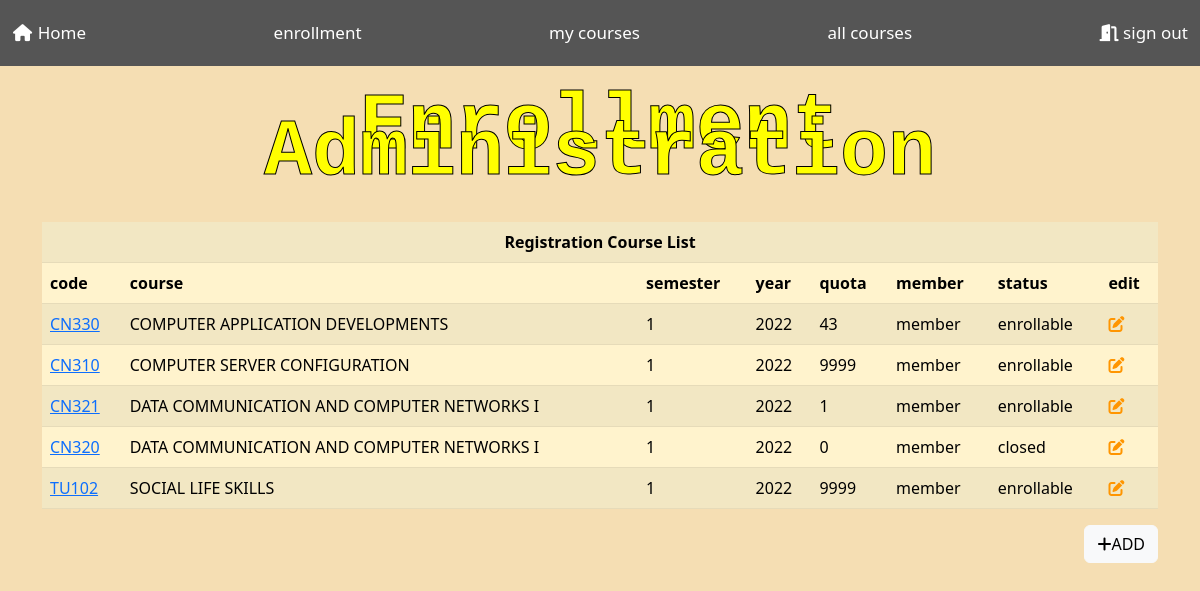
The app's page / (signed in) with its own data.
### subjects/models.py (models this page shows, shortened)
class Subject(models.Model):
    subjectCode = models.CharField(max_length=64)
    subjectName = models.CharField(max_length=64)
    semester = models.IntegerField()
    year = models.IntegerField()
    quota = models.IntegerField()
    status = models.BooleanField(default=True)
    detail = models.CharField(max_length=99999, default="")

### users/views.py (the view)
# urls.py: path('', views.index, name='index'),
def index(request):
    subjects = Subject.objects.all()
    if not request.user.is_authenticated:
        return loginView(request)
    if request.user.is_superuser:
        return render(request, 'users/admin.html', {
            'subjects': subjects
        })
    else:
        return render(request, 'users/index.html')

### users/templates/users/admin.html (shortened to what this page needs)
{% extends 'users/layout.html' %}
{% block body %}
<br>
<br>
<h1>Enrollment Administration</h1>
<br>
<br>
<table class="table table-warning table-striped">
    <tr>
        <th colspan="8">
            <center>Registration Course List</center>
        </th>
    </tr>
    <tr>
        <th>code</th>
        <th>course</th>
        <th>semester</th>
        <th>year</th>
        <th>quota</th>
        <th>member</th>
        <th>status</th>
        <th>edit</th>
    </tr>
    {% for subject in subjects %}
    <tr>
        <td><a href="{% url 'subjects:subjects' subject.id %}">{{ subject.subjectCode }}</a></td>
        <td>{{ subject.subjectName }}</td>
        <td>{{ subject.semester }}</td>
        <td>{{ subject.year }}</td>
        <td>{{ subject.quota }}</td>
        <td><a>member</a></td>
        {%if subject.status and subject.quota != 0 %}
        <td>enrollable</td>
        {% else %}
        <td>closed</td>
        {% endif %}
        <td><a href="/admin/subjects/subject/{{ subject.id}}/change/">
                <div><i class="fa-sharp fa-solid fa-pen-to-square" style="color: rgb(255, 149, 0)"></i></div>
            </a></td>
    </tr>
    {% endfor %}
</table>
<div style="text-align:right">
    <a href="/admin/subjects/subject/add/" class="btn btn-light"><i class="fa-solid fa-plus"></i>ADD</a>
</div>
{% endblock %}

### users/templates/users/layout.html (style rules this page uses)
body { background-image: url('https://cdn.discordapp.com/attachments/770324554459250690/1020604039379046520/Missup_thammasat_university_in_future_6bffe0a8-7ee7-4e1a-9201-c753a37feeb7_auto_x2.jpg'); background-repeat: repeat-y; background-size: cover; background-position: center; background-color: wheat; }

### users/templates/users/admin.html (style rules this page uses)
h1 { color: yellow; font-family: Rockwell, "Courier Bold", Courier, Georgia, Times, "Times New Roman", serif; font-size: 80px; font-style: normal; font-variant: normal; font-weight: 700; line-height: 26.4px; text-align: center; -webkit-text-stroke-width: 1px; -webkit-text-stroke-color: black; }

### records on screen
Subject: subjectCode "CN330", subjectName "COMPUTER APPLICATION DEVELOPMENTS", semester "1", year "2022", quota "43", status "enrollable"
Subject: subjectCode "CN310", subjectName "COMPUTER SERVER CONFIGURATION", semester "1", year "2022", quota "9999", status "enrollable"
Subject: subjectCode "CN321", subjectName "DATA COMMUNICATION AND COMPUTER NETWORKS I", semester "1", year "2022", quota "1", status "enrollable"
Subject: subjectCode "CN320", subjectName "DATA COMMUNICATION AND COMPUTER NETWORKS I", semester "1", year "2022", quota "0", status "closed"
Subject: subjectCode "TU102", subjectName "SOCIAL LIFE SKILLS", semester "1", year "2022", quota "9999", status "enrollable"
